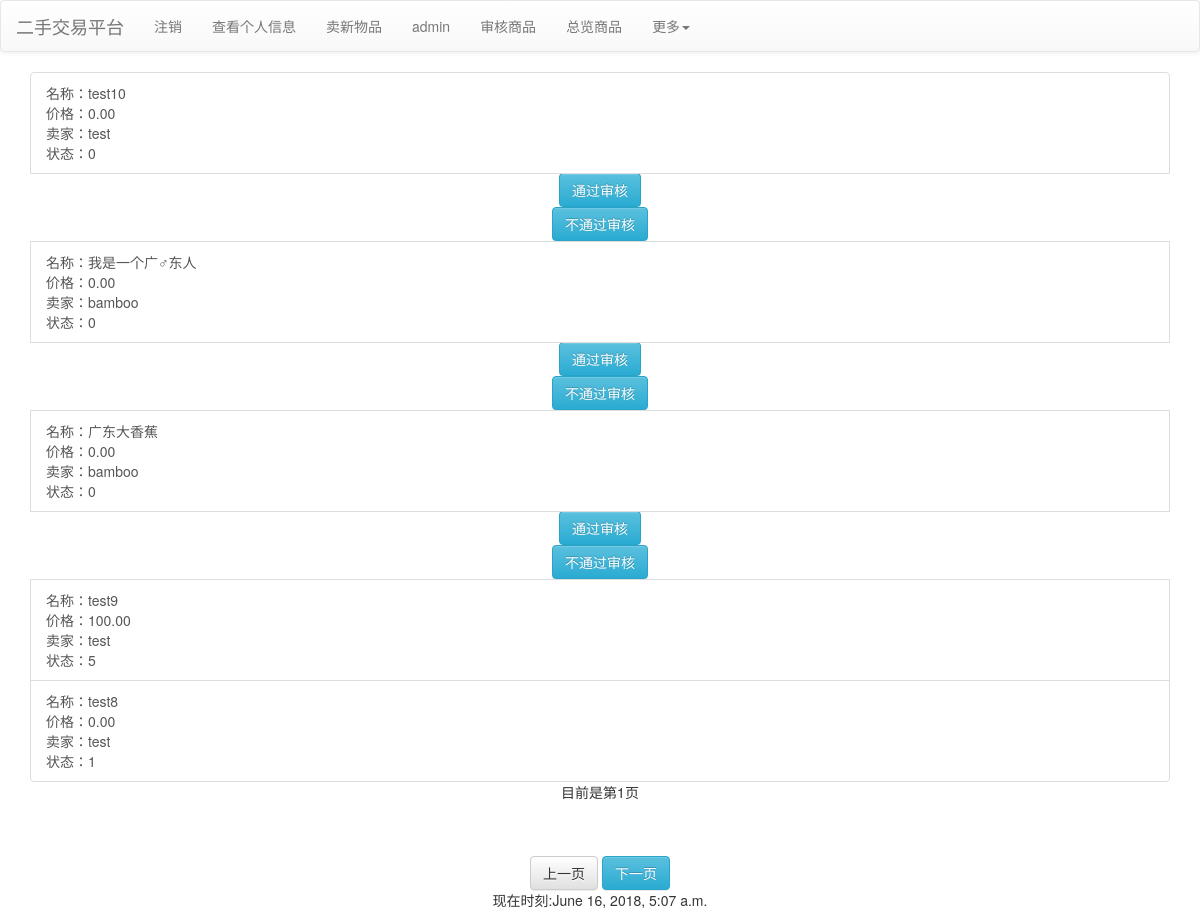
/checkall (signed in), run on an earlier commit of the app's database.
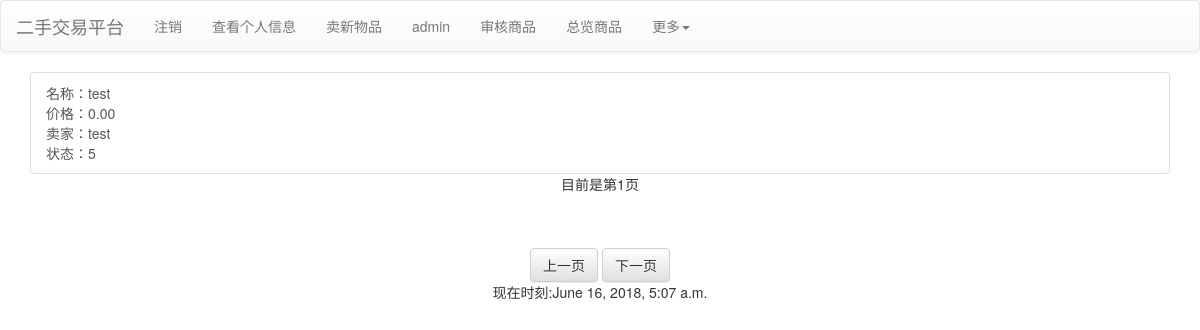
And on a later commit of the database.
### mainsite/models.py (models this page shows, shortened)
class Product(models.Model):
    seller = models.ForeignKey(Profile,on_delete=models.CASCADE)
    category = models.ForeignKey(Category, null = True, blank = True, on_delete = models.SET_NULL)
    price = models.DecimalField(max_digits = 10, decimal_places = 2, default = 0)
    name = models.CharField(max_length = 32)
    description = models.TextField(default = "暂无简介")
    state = models.IntegerField(default = -1)

class Profile(models.Model):
    user = models.OneToOneField(User, on_delete=models.CASCADE)
    sex = models.IntegerField(default = 0)
    full_name = models.CharField(max_length=32, null=True, blank=True)
    phone = models.CharField(max_length=15, null=True, blank=True)
    address = models.CharField(max_length=256, null=True, blank=True)
    BoundPayment = models.CharField(max_length=32, null=True, blank=True)
    usertype = models.IntegerField(default=0)
    email = models.EmailField(null=True, blank=True)
    email_binding = models.EmailField(null=True, blank=True)
    email_binding_key = models.CharField(max_length=4, null=True, blank=True)
    pay_binding = models.CharField(max_length=32, null=True, blank=True)
    pay_binding_key = models.CharField(max_length=4, null=True, blank=True)
    def __str__(self):
        return self.user.username

### mainsite/views.py (the view)
# urls.py: path('checkall', views.checkall),
@login_required(login_url='/login/')
def checkall(request):
    return controllers.Check_control(request).checkall()

### mainsite/controllers.py (called while the page is built, shortened)
    def checkall(self):
        TheTimeOfNow = datetime.now()
        if not self.request.user.is_authenticated:
            return redirect('/login')
        username = self.request.user.username
        profile_cur = models.Profile.objects.get(user=self.request.user)
        if profile_cur.usertype != 1:
            messages.add_message(self.request, messages.WARNING, "你不是管理员")
            return redirect('/')
        all_products = models.Product.objects.all().order_by("-id")
        paginator_cur = paginator.Paginator(all_products, 5)
        p = self.request.GET.get('p')
        try:
            products = paginator_cur.page(p)
        except paginator.PageNotAnInteger:
            products = paginator_cur.page(1)
        except paginator.EmptyPage:
            products = paginator_cur.page(paginator_cur.num_pages)
        return render(self.request, 'checkall.html', locals())

### templates/checkall.html (shortened to what this page needs)
{% extends "base.html" %}
{% block content %}
<div class="container">
    <div class="row">
        {% for product in products %}
            {% if forloop.first %}
                <div class="container">
            {% endif %}
                    <a href="/product/{{product.id}}" class="list-group-item">
                        名称：{{product.name}}
                        <br />
                        价格：{{product.price}}
                        <br />
                        卖家：{{product.seller}}
                        <br />
                        状态：{{product.state}}
                        <br />
                    </a>
                    {% if product.state <= 0 %}
                    <div class="row" align="center">
                        <form action="/checkall" method="POST">
                            <button class="btn btn-info" type="submit">通过审核</button>
                        </form>
                        <form action="/checkall" method="POST">
                            <button class="btn btn-info" type="submit">不通过审核</button>
                        </form>
                    </div>
                    {% endif %}
            {% if forloop.last %}
                </div>
            {% endif %}
        {% empty %}
            <center><h3>目前没有商品</h3></center>
        {% endfor %}
    </div>
    <div class="row" align="center">
            目前是第{{ products.number }}页
    </div>
    <div class="pagination pagination-centered" style="height: auto;">
    </div>
    <div class="row" align="center">
        {% if products.has_previous %}
            <a class="btn btn-info" href="?p={{ products.previous_page_number }}">
                上一页
            </a>
        {% else %}
            <a class="btn btn-default" href="#">
                上一页
            </a>
        {% endif %}
        {% if products.has_next %}
            <a class="btn btn-info" href="?p={{ products.next_page_number }}">
                下一页
            </a>
        {% else %}
            <a class="btn btn-default " href="#">
                下一页
            </a>
        {% endif %}
    </div>
</div>
{% endblock %}

What changed in the data, as far as the page shows it:
removed Product: name "test10", price "0.00", seller "test", state "0"
removed Product: name "我是一个广♂东人", price "0.00", seller "bamboo", state "0"
removed Product: name "广东大香蕉", price "0.00", seller "bamboo", state "0"
removed Product: name "test9", price "100.00", seller "test", state "5"
removed Product: name "test8", price "0.00", seller "test", state "1"
added Product: name "test", price "0.00", seller "test", state "5"
